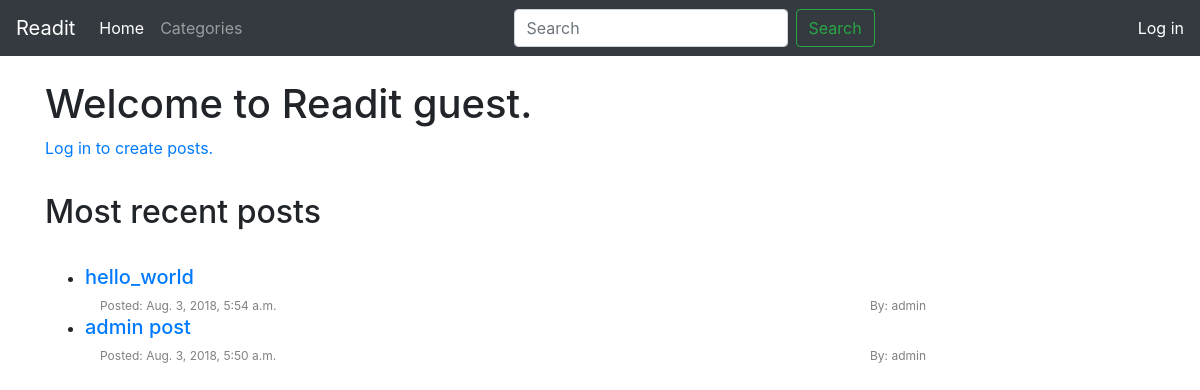
Screenshot of /blog/ with the database file from the repository.
### blog/models.py (models this page shows, shortened)
class Post(models.Model):
    title = models.CharField(max_length=200)
    content = models.TextField()
    create_date = models.DateTimeField('Date created')
    create_by = models.ForeignKey('auth.User', related_name='posts', on_delete=models.CASCADE)
    categories = models.ManyToManyField(Category)

### blog/views.py (the view)
# urls.py: path('', views.IndexView.as_view(), name='index'),
class IndexView(generic.ListView):
    template_name = 'blogs/index.html'
    context_object_name = 'latest_posts_list'
    def get_queryset(self):
        return Post.objects.filter(create_date__lte=timezone.now()).order_by('-create_date')[:10]

### blog/templates/blogs/index.html (shortened to what this page needs)
<head>
        <link rel="stylesheet" href="https://stackpath.bootstrapcdn.com/bootstrap/4.1.3/css/bootstrap.min.css">
        <link rel="stylesheet" href="https://use.fontawesome.com/releases/v5.2.0/css/all.css">
</head>
<body>
    <nav class="navbar navbar-expand-lg navbar-dark bg-dark">
        <a class="navbar-brand" href="/blog/">Readit</a>
        <div class="collapse navbar-collapse" id="navbarNav">
            <ul class="navbar-Nav mr-auto mt-2 mt-lg-0">
                <li class="nav-item active">
                    <a class="nav-link" href="/blog/">Home</a>
                </li>
                <li class="nav-item">
                    <a class="nav-link" href="/blog/Categories">Categories</a>
                </li>
            </ul>
            <form class="form-inline mr-auto my-lg-0" method="GET" action="{% url 'blog:search' %}">
                <input class="form-control mr-sm-2" name="search" type="search" placeholder="Search" aria-label="Search">
                <button class="btn btn-outline-success my-2 my-sm-0" type="submit">Search</button>
            </form>
            <span class="navbar-text">
                {% if user.is_authenticated %}
                    Welcome, {{ user.get_username }}. <a href="{% url 'blog:profile_view' %}">Account</a>
                {% else %}
                    <a href="{% url 'blog:login' %}">Log in</a>
                {% endif %}
            </span>
        </div>
    </nav>
    <div class="container" style="margin-top:2%;">
        {% if user.is_authenticated %}
            <h1 style="text-align:center;">Welcome to Readit {{user.get_username|title }}.</h1>
            <a href="{% url 'blog:profile_view' %}" style="position:fixed;bottom:10px;right:80px;"><i class="fas fa-user-circle fa-4x"></i></a>
            <a href="{% url 'blog:new_post' %}"style="position:fixed;bottom:10px;right:10px;" ><i class="fas fa-pen-square fa-4x"></i></a>
        {% else %}
            <h1>Welcome to Readit guest.</h1>
            <a href="{% url 'blog:login' %}">Log in to create posts.</a>
        {% endif %}
        <h2 style="margin-top:3%;">Most recent posts</h2>
        {% if latest_posts_list %}
        <ul style="margin-top:3%;">
        {% for post in latest_posts_list %}
            <li><a href="{% url 'blog:detail' post.id %}"><div class="container-for-post" style="width:80%;"><h5>{{ post.title }}</h5>
                <div class="container" style="overflow:hidden;color:grey;font-size:12px;"><div class="a" style="text-align: left;float:left;">Posted: {{ post.create_date }}</div><div class="b" style="text-align: right;overflow:hidden">By: {{ post.create_by }}</div></div>
                </div></a>
            </li>
        {% endfor %}
        </ul>
        {% else %}
            <p>No posts are available.</p>
        {% endif %}
    </div>
</body>

### rows the page displays
Post: title "hello_world", create_date "Aug. 3, 2018, 5:54 a.m.", create_by "admin"
Post: title "admin post", create_date "Aug. 3, 2018, 5:50 a.m.", create_by "admin"
